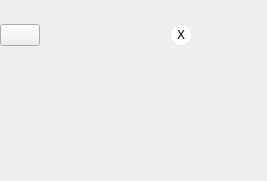
<?xml version="1.0" encoding="UTF-8"?>
<ui version="4.0">
 <class>Frame</class>
 <widget class="QWidget" name="Frame">
  <property name="geometry">
   <rect>
    <x>0</x>
    <y>0</y>
    <width>267</width>
    <height>181</height>
   </rect>
  </property>
  <property name="windowTitle">
   <string>Form</string>
  </property>
  <widget class="QWidget" name="horizontalLayoutWidget">
   <property name="geometry">
    <rect>
     <x>0</x>
     <y>0</y>
     <width>191</width>
     <height>71</height>
    </rect>
   </property>
   <layout class="QHBoxLayout" name="horizontalLayout">
    <item>
     <widget class="QPushButton" name="pushButton">
      <property name="sizePolicy">
       <sizepolicy hsizetype="Maximum" vsizetype="Maximum">
        <horstretch>0</horstretch>
        <verstretch>0</verstretch>
       </sizepolicy>
      </property>
      <property name="text">
       <string/>
      </property>
     </widget>
    </item>
    <item>
     <spacer name="horizontalSpacer">
      <property name="orientation">
       <enum>Qt::Horizontal</enum>
      </property>
      <property name="sizeHint" stdset="0">
       <size>
        <width>40</width>
        <height>20</height>
       </size>
      </property>
     </spacer>
    </item>
    <item>
     <widget class="QPushButton" name="deleteButton">
      <property name="sizePolicy">
       <sizepolicy hsizetype="Preferred" vsizetype="Maximum">
        <horstretch>0</horstretch>
        <verstretch>0</verstretch>
       </sizepolicy>
      </property>
      <property name="styleSheet">
       <string notr="true">QPushButton {
    border-radius: 10px;
    background-color: white;
    width: 20px;
    height: 20px;
}</string>
      </property>
      <property name="text">
       <string>X</string>
      </property>
     </widget>
    </item>
   </layout>
  </widget>
 </widget>
 <resources/>
 <connections/>
</ui>
